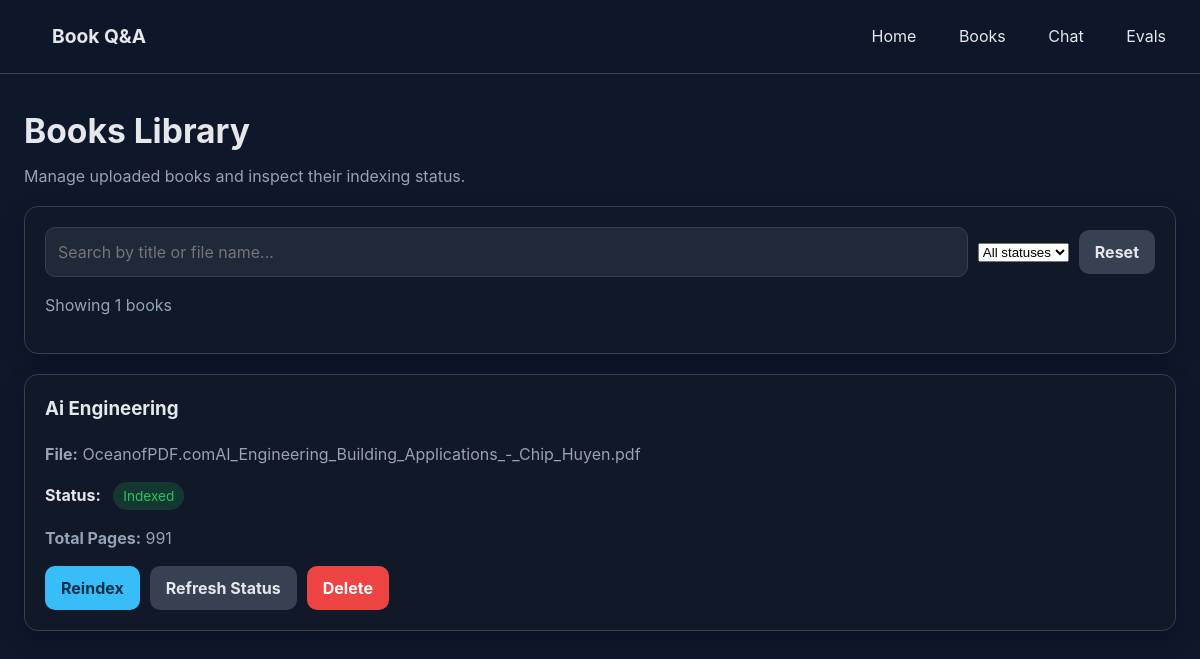
/library, run on an earlier commit of the app's database.
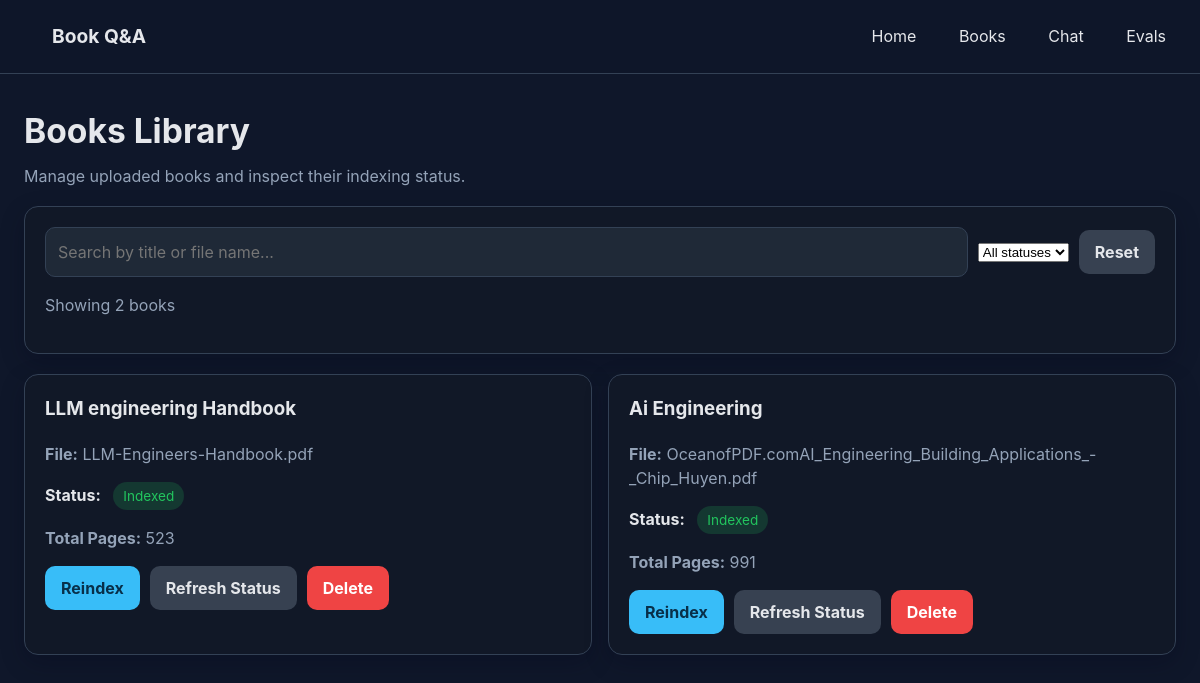
And on a later commit of the database.
### app/models.py (models this page shows)
class Base(DeclarativeBase):
    pass

class Book(Base):
    __tablename__ = "books"
    id: Mapped[str] = mapped_column(String, primary_key=True)
    title: Mapped[str] = mapped_column(String, nullable=False)
    file_name: Mapped[str] = mapped_column(String, nullable=False)
    file_path: Mapped[str] = mapped_column(String, nullable=False)
    status: Mapped[str] = mapped_column(String, nullable=False, default="uploaded")
    total_pages: Mapped[int | None] = mapped_column(Integer, nullable=True)
    total_sections: Mapped[int | None] = mapped_column(Integer, nullable=True)
    total_chunks: Mapped[int] = mapped_column(Integer, nullable=False, default=0)
    processed_chunks: Mapped[int] = mapped_column(Integer, nullable=False, default=0)
    failed_chunks: Mapped[int] = mapped_column(Integer, nullable=False, default=0)
    progress_percent: Mapped[int] = mapped_column(Integer, nullable=False, default=0)
    current_step: Mapped[str | None] = mapped_column(String, nullable=True)
    last_processed_chunk_index: Mapped[int | None] = mapped_column(Integer, nullable=True)
    error_message: Mapped[str | None] = mapped_column(Text, nullable=True)
    started_at: Mapped[datetime | None] = mapped_column(DateTime, nullable=True)
    finished_at: Mapped[datetime | None] = mapped_column(DateTime, nullable=True)
    created_at: Mapped[datetime] = mapped_column(DateTime, default=datetime.utcnow)
    updated_at: Mapped[datetime] = mapped_column(DateTime, default=datetime.utcnow, onupdate=datetime.utcnow)

### app/web/pages.py (the view)
@router.get("/library", response_class=HTMLResponse)
def books_page(request: Request):
    db = SessionLocal()
    try:
        books = db.query(Book).order_by(Book.created_at.desc()).all()
        return templates.TemplateResponse(
            request=request,
            name="books.html",
            context={"books": books},
        )
    finally:
        db.close()

### app/logging_config.py (called while the page is built)
def get_request_id() -> str:
    return _REQUEST_ID_CTX.get()

    def filter(self, record: logging.LogRecord) -> bool:
        record.request_id = get_request_id()
        return True

### app/templates/books.html (shortened to what this page needs)
{% extends "base.html" %}
{% block content %}
<section class="page-header">
    <h1>Books Library</h1>
    <p>Manage uploaded books and inspect their indexing status.</p>
</section>
{% if books %}
    <section class="card">
        <div class="toolbar">
            <input type="text" id="searchBooks" placeholder="Search by title or file name...">
            <select id="statusFilter">
                <option value="all">All statuses</option>
            </select>
            <button type="button" class="secondary" onclick="resetFilters()">Reset</button>
        </div>
        <p class="muted" id="booksCount">Showing {{ books|length }} books</p>
    </section>
    <div class="books-grid">
        {% for book in books %}
            <div class="card book-card" data-title="{{ book.title|lower }}" data-file="{{ book.file_name|lower }}" data-status="{{ book.status }}">
                <h3>{{ book.title }}</h3>
                <p class="muted"><strong>File:</strong> {{ book.file_name }}</p>
                <p><strong>Status:</strong> <span class="status status-{{ book.status }}">{{ book.status }}</span></p>
                <p class="muted"><strong>Total Pages:</strong> {{ book.total_pages if book.total_pages else "—" }}</p>
                <div class="button-row">
                    <button type="button" onclick="reindexBook('{{ book.id }}', this)">Reindex</button>
                    <button type="button" class="secondary" onclick="refreshStatus('{{ book.id }}', this)">Refresh Status</button>
                    <button type="button" class="danger" onclick="deleteBook('{{ book.id }}', this)">Delete</button>
                </div>
            </div>
        {% endfor %}
    </div>
{% else %}
    <p>No books uploaded yet.</p>
{% endif %}
{% endblock %}

What changed in the data, as far as the page shows it:
added Book: title "LLM engineering Handbook", file_name "LLM-Engineers-Handbook.pdf", status "Indexed", total_pages "523"
Also different on the page:
text written by a page script: "Showing 1 books" → "Showing 2 books"
